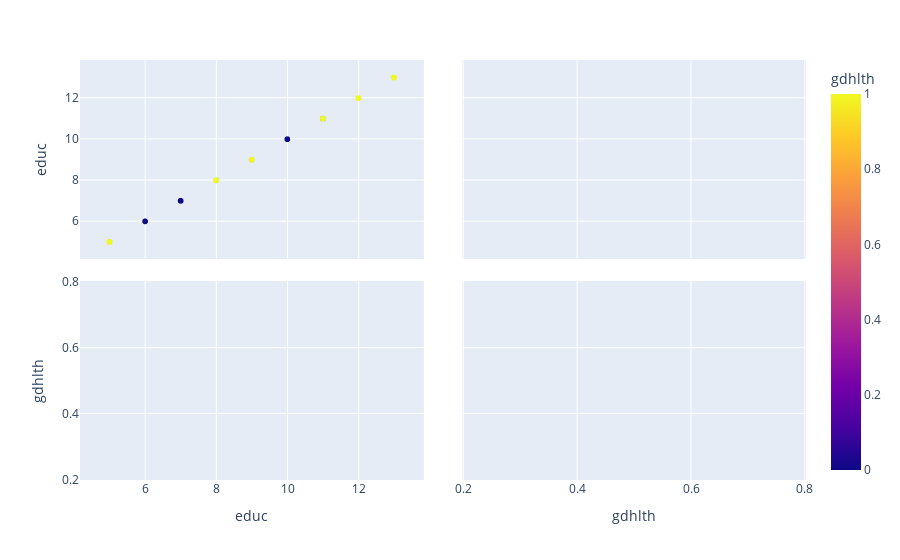

Source (notebook cell):
### Code cell
fig = px.scatter_matrix(df, dimensions = ["educ", "gdhlth"], color = "gdhlth")
fig.show()

### Figure 1 — Plotly figure (JSON) as saved in the notebook; plotly's stock layout.template omitted (floating-point values rounded to 4 significant figures; data arrays with more than 128 entries replaced by an {"elided": "..."} marker saying what was removed)
{"data": [{"dimensions": [{"axis": {"matches": true}, "label": "educ", "values": {"elided": "706 int values"}}, {"axis": {"matches": true}, "label": "gdhlth", "values": {"elided": "706 int values"}}], "hovertemplate": "%{xaxis.title.text}=%{x}<br>%{yaxis.title.text}=%{y}<br>gdhlth=%{marker.color}<extra></extra>", "legendgroup": "", "marker": {"color": {"elided": "706 int values"}, "coloraxis": "coloraxis", "symbol": "circle"}, "name": "", "showlegend": false, "type": "splom"}], "layout": {"autosize": true, "coloraxis": {"colorbar": {"title": {"text": "gdhlth"}}, "colorscale": [[0, "#0d0887"], [0.1111, "#46039f"], [0.2222, "#7201a8"], [0.3333, "#9c179e"], [0.4444, "#bd3786"], [0.5556, "#d8576b"], [0.6667, "#ed7953"], [0.7778, "#fb9f3a"], [0.8889, "#fdca26"], [1, "#f0f921"]]}, "dragmode": "select", "legend": {"tracegroupgap": 0}, "margin": {"t": 60}, "xaxis": {"autorange": false, "range": [4.169, 13.83], "type": "linear"}, "xaxis2": {"autorange": false, "range": [0.1981, 0.8019], "type": "linear"}, "yaxis": {"autorange": false, "range": [4.169, 13.83], "type": "linear"}, "yaxis2": {"autorange": false, "range": [0.1981, 0.8019], "type": "linear"}}}
